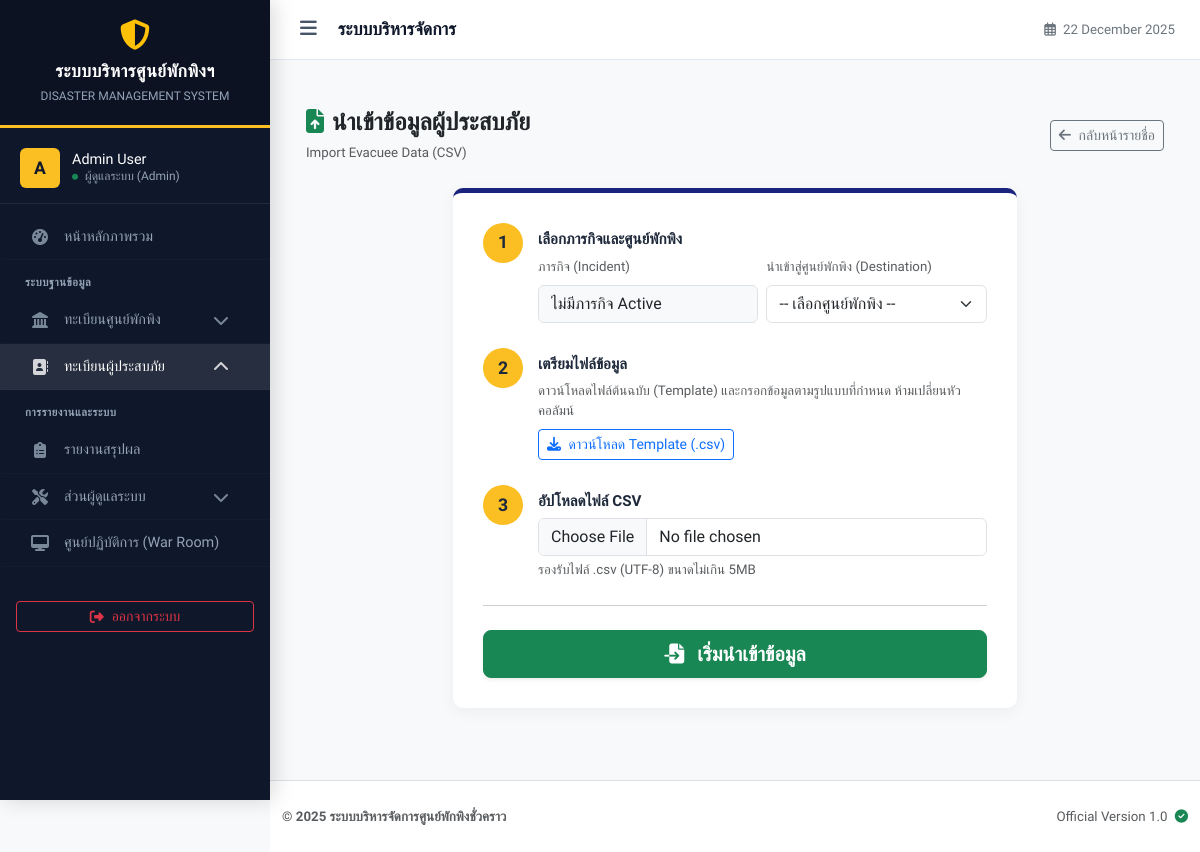
The app's page /import_csv.php (signed in), older data.
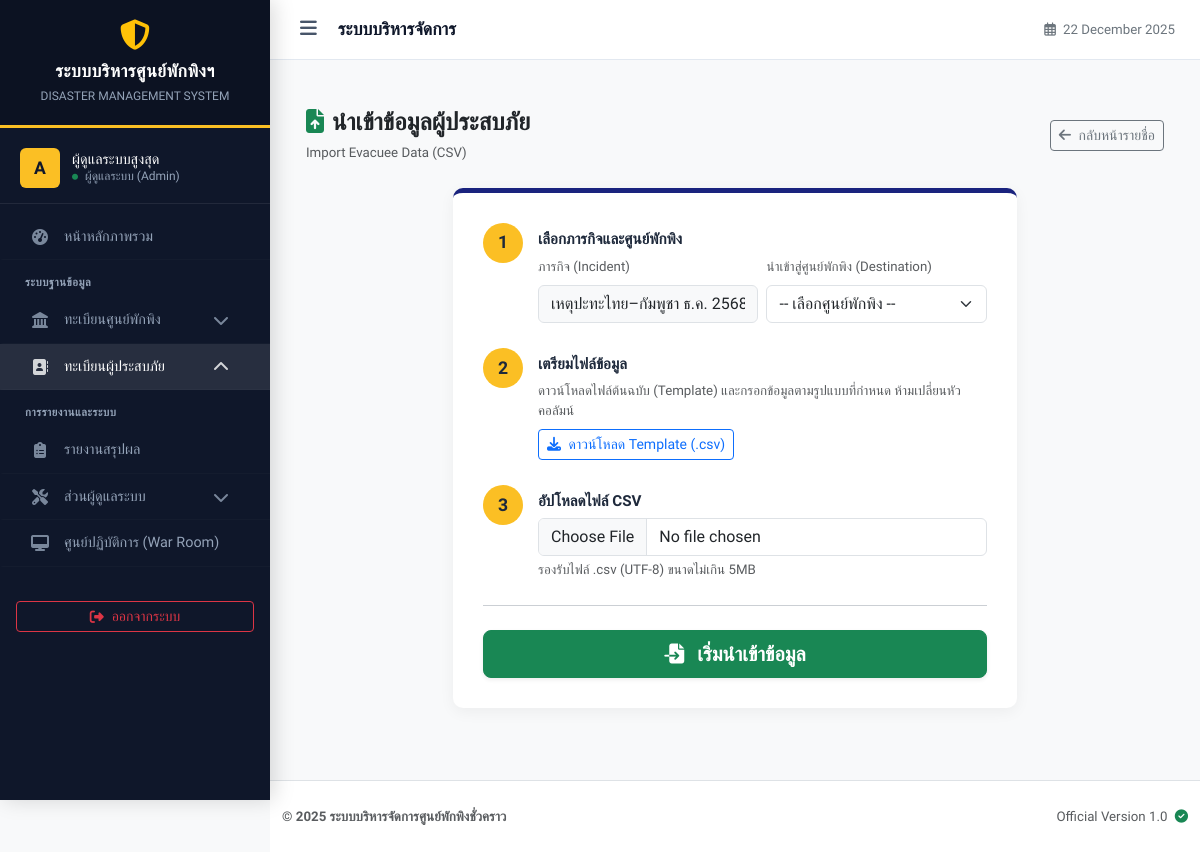
The same page, newer data.
### tables this page shows
CREATE TABLE `incidents` (
  `id` int(11) NOT NULL,
  `name` varchar(200) NOT NULL COMMENT 'ชื่อเหตุการณ์ (เช่น น้ำท่วมปี 67)',
  `type` varchar(50) NOT NULL DEFAULT 'other',
  `description` text DEFAULT NULL,
  `start_date` date NOT NULL,
  `end_date` date DEFAULT NULL,
  `status` enum('active','closed') NOT NULL DEFAULT 'active',
  `created_at` timestamp NOT NULL DEFAULT current_timestamp()
);

### import_csv.php (the view, shortened to what the changed rows need)
<?php
require_once 'config/db.php';
$stmt = $pdo->query("SELECT id, name FROM incidents WHERE status = 'active' ORDER BY id DESC LIMIT 1");
$active_incident = $stmt->fetch();
?>
<!DOCTYPE html>
<html lang="th">
<head>
</head>
<body class="bg-light">
<?php include 'includes/header.php'; ?>
<div class="container mt-4 mb-5">
    <div class="row justify-content-center">
        <div class="col-lg-8">
            <div class="import-steps">
                <form action="import_process.php" method="POST" enctype="multipart/form-data">
                    <div class="step-item step-active">
                        <div class="step-content">
                            <div class="row g-2">
                                <div class="col-md-6">
                                    <label class="form-label small text-muted">ภารกิจ (Incident)</label>
                                    <input type="text" class="form-control bg-light" value="<?php echo htmlspecialchars($active_incident['name'] ?? 'ไม่มีภารกิจ Active'); ?>" readonly>
                                </div>
                            </div>
                        </div>
                    </div>
                </form>
            </div>
        </div>
    </div>
</div>
<?php include 'includes/footer.php'; ?>
</body>
</html>

### includes/header.php (shortened to what the changed rows need)
<?php
$current_page = basename($_SERVER['PHP_SELF']);
$menu_context = isset($_GET['menu']) ? $_GET['menu'] : '';
?>
<!DOCTYPE html>
<html lang="th">
<head>
    <link href="https://cdn.jsdelivr.net/npm/bootstrap@5.3.0/dist/css/bootstrap.min.css" rel="stylesheet">
    <link rel="stylesheet" href="https://cdnjs.cloudflare.com/ajax/libs/font-awesome/6.4.0/css/all.min.css">
</head>
<body>
<div class="wrapper">
    <nav id="sidebar">
        <?php if(isset($_SESSION['user_id'])): ?>
            <div class="user-panel">
                <div class="user-img">
                    <?php echo strtoupper(substr($_SESSION['username'] ?? 'U', 0, 1)); ?>
                </div>
                <div class="user-info-text">
                    <div class="user-name"><?php echo $_SESSION['fullname'] ?? 'ผู้ใช้งานทั่วไป'; ?></div>
                    <div class="user-role">
                        <?php
                            $role = $_SESSION['role'] ?? 'staff';
                            echo ($role == 'admin') ? 'ผู้ดูแลระบบ (Admin)' : 'เจ้าหน้าที่ (Staff)';
                        ?>
                    </div>
                </div>
            </div>
            <ul class="list-unstyled components">
                <li>
                    <a href="index.php" class="<?php echo $current_page == 'index.php' ? 'active' : ''; ?>">
                        <div class="d-flex align-items-center w-100">
                            <i class="fas fa-tachometer-alt"></i> หน้าหลักภาพรวม
                        </div>
                    </a>
                </li>
                <li class="menu-label">ระบบฐานข้อมูล</li>
                <?php
                    $is_shelter_active = in_array($current_page, ['shelter_form.php', 'caretaker_list.php']) || ($current_page == 'shelter_list.php' && $menu_context != 'evacuee');
                ?>
                <li>
                    <a href="#shelterSubmenu" data-bs-toggle="collapse" class="dropdown-toggle <?php echo $is_shelter_active ? 'active-parent' : ''; ?>">
                        <div class="d-flex align-items-center w-100">
                            <i class="fas fa-landmark"></i> ทะเบียนศูนย์พักพิง
                            <i class="fas fa-chevron-down dropdown-icon"></i>
                        </div>
                    </a>
                </li>
                <?php
                    $is_evacuee_active = in_array($current_page, ['evacuee_list.php', 'evacuee_form.php', 'search_evacuee.php', 'import_csv.php']) || ($current_page == 'shelter_list.php' && $menu_context == 'evacuee');
                ?>
                <li>
                    <a href="#evacueeSubmenu" data-bs-toggle="collapse" class="dropdown-toggle <?php echo $is_evacuee_active ? 'active-parent' : ''; ?>">
                        <div class="d-flex align-items-center w-100">
                            <i class="fas fa-address-book"></i> ทะเบียนผู้ประสบภัย
                            <i class="fas fa-chevron-down dropdown-icon"></i>
                        </div>
                    </a>
                </li>
                <li class="menu-label">การรายงานและระบบ</li>
                <li>
                    <a href="report.php" class="<?php echo $current_page == 'report.php' ? 'active' : ''; ?>">
                        <div class="d-flex align-items-center w-100">
                            <i class="fas fa-clipboard-list"></i> รายงานสรุปผล
                        </div>
                    </a>
                </li>
                <?php if(isset($_SESSION['role']) && $_SESSION['role'] == 'admin'): ?>
                <li>
                    <a href="#adminSubmenu" data-bs-toggle="collapse" class="dropdown-toggle">
                        <div class="d-flex align-items-center w-100">
                            <i class="fas fa-tools"></i> ส่วนผู้ดูแลระบบ
                            <i class="fas fa-chevron-down dropdown-icon"></i>
                        </div>
                    </a>
                </li>
                <?php endif; ?>
                <li>
                    <a href="monitor_dashboard.php" target="_blank">
                        <div class="d-flex align-items-center w-100">
                            <i class="fas fa-desktop"></i> ศูนย์ปฏิบัติการ (War Room)
                        </div>
                    </a>
                </li>
            </ul>
            <div class="px-3 mt-4 mb-4">
                <a href="logout.php" class="btn btn-outline-danger w-100 btn-sm d-flex justify-content-center align-items-center gap-2">
                    <i class="fas fa-sign-out-alt"></i> ออกจากระบบ
                </a>
            </div>
        <?php else: ?>
             <div class="p-4 text-center">
                <a href="login.php" class="btn btn-primary w-100 fw-bold">เข้าสู่ระบบ</a>
             </div>
        <?php endif; ?>
    </nav>
    <div id="content">
        <div class="p-4">

Row changes from the older to the newer data that the page shows:
now on this page (row edited): incidents: name "เหตุปะทะไทย–กัมพูชา ธ.ค. 2568"
Text that changed along with them:
$_SESSION['fullname']: "Admin User" → "ผู้ดูแลระบบสูงสุด"
form field name: "ไม่มีภารกิจ Active" → (not shown)
